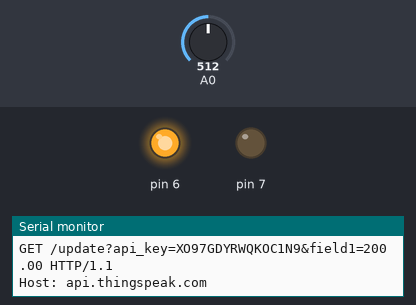
Recording of a sketch running on a simulated Arduino Uno, built with avr-gcc and run on an emulated ATmega328P. On the bench: output pins drawn as LEDs (lit = HIGH), the last lines printed to the serial monitor. The inputs (shaded band) are chosen by the test bench; at power-on: A0 = 512.

Above: at 4.2 s.
4.3 s: A0 set to 99
7.2 s: A0 set to 87
At 9.5 s:
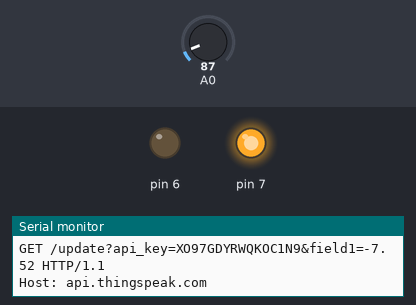
10.6 s: A0 set to 122
At 12.6 s:
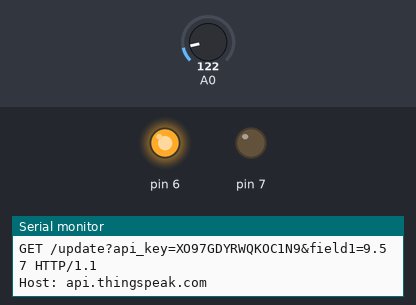
13.6 s: A0 set to 0
At 15.8 s:
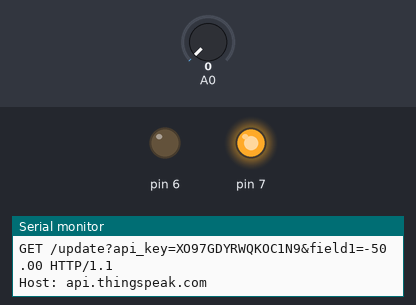
Timing chart, 0 to 17.3 s (numbered marks = the images above; inputs shaded):
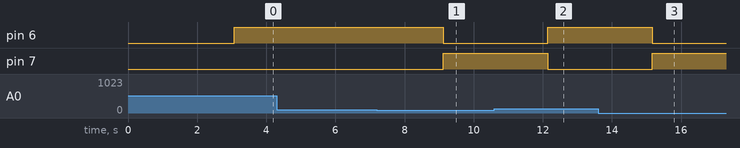

Measured:
- the behaviour switches between 92 and 91 on A0 (found by bisection; images 0 and 1)
- after the input at 7.2 s, pin 6: HIGH → LOW after 1.9 s; pin 7: LOW → HIGH after 1.9 s
- after the input at 10.6 s, pin 6: LOW → HIGH after 1.5 s; pin 7: HIGH → LOW after 1.5 s
- after the input at 13.6 s, pin 6: HIGH → LOW after 1.6 s; pin 7: LOW → HIGH after 1.6 s

The sketch:

IoTcode.ino
```cpp
float val, voltage, temp;
int celsius, baselineTemp, fahrenheit;

String ssid     = "Simulator Wifi";  // SSID to connect to
String password = ""; //virtual wifi has no password
String host     = "api.thingspeak.com"; // Open Weather Map API
const int httpPort   = 80;
//here here before &field1
String url     = "/update?api_key=XO97GDYRWQKOC1N9&field1=";
//Replace XXXXXXXXXXXXXXXX by your ThingSpeak Channel API Key
void setup() {
  pinMode(A0, INPUT);
  setupESP8266();
  pinMode(6,OUTPUT);
  pinMode(7,OUTPUT);
}

void setupESP8266(void) {

  // Start our ESP8266 Serial Communication
  Serial.begin(115200);   // Serial connection over USB to computer
  Serial.println("AT");   // Serial connection on Tx / Rx port to ESP8266
  delay(10);        // Wait a little for the ESP to respond
  if (Serial.find("OK"))
    Serial.println("ESP8266 OK!!!");

  // Connect to Simulator Wifi
  Serial.println("AT+CWJAP=\"" + ssid + "\",\"" + password + "\"");
  delay(10);        // Wait a little for the ESP to respond
  if (Serial.find("OK"))
    Serial.println("Connected to WiFi!!!");

  // Open TCP connection to the host:
  //ESP8266 connects to the server as a TCP client.

  Serial.println("AT+CIPSTART=\"TCP\",\"" + host + "\"," + httpPort);
  delay(50);        // Wait a little for the ESP to respond
  if (Serial.find("OK"))
   Serial.println("ESP8266 Connected to server!!!") ;

}

void anydata(void) {

  val = analogRead(A0);
  voltage=val*0.0048828125;
  temp = (voltage - 0.5) * 100.0;


  baselineTemp = -6;//threshold temperature
  celsius = map(((analogRead(A0) - 20) * 3.04), 0, 1023, -40, 125);//will read
  //reading converted to celcius
  fahrenheit = ((celsius * 9) / 5 + 32);
  //celcius coverted to fahrenheit
  Serial.println(celsius);


  if(-6 >= celsius){
    	Serial.println("NORMAL CONDITION");
  		digitalWrite(7,HIGH);//green
    	digitalWrite(6,LOW);//red
  }else{
    	Serial.println("ALERT: Temperature raised!!");
    	digitalWrite(7,LOW);//green
    	digitalWrite(6,HIGH);//red
  }

  // Construct our HTTP call
  String httpPacket = "GET " + url + String(temp) + " HTTP/1.1\r\nHost: " + host + "\r\n\r\n";
  int length = httpPacket.length();

  // Send our message length
  Serial.print("AT+CIPSEND=");
  Serial.println(length);
  delay(10); // Wait a little for the ESP to respond if (!Serial.find(">")) return -1;

  // Send our http request
  Serial.print(httpPacket);
  delay(10); // Wait a little for the ESP to respond
  if (Serial.find("SEND OK\r\n"))
    Serial.println("ESP8266 sends data to the server");

}


void loop() {

 anydata();

  delay(2000);
}
```
